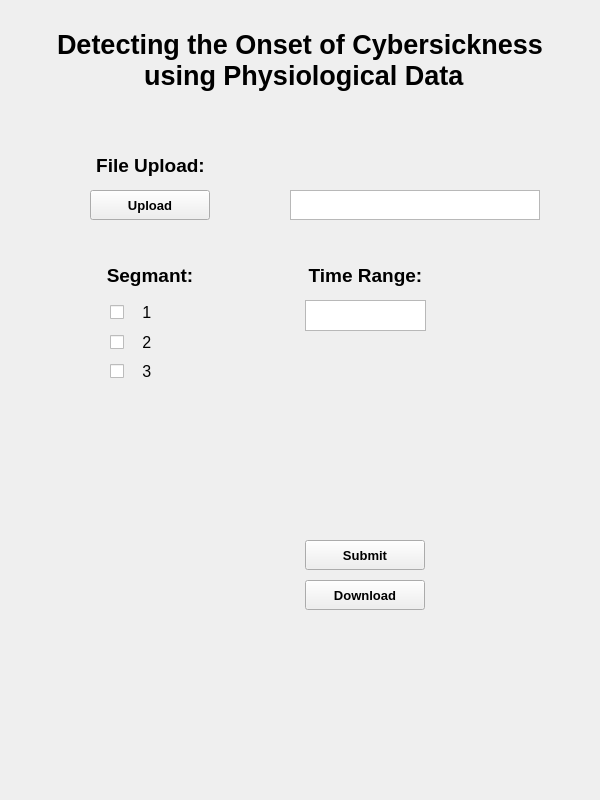
<?xml version="1.0" encoding="UTF-8"?>
<ui version="4.0">
 <class>MainWindow</class>
 <widget class="QMainWindow" name="MainWindow">
  <property name="geometry">
   <rect>
    <x>0</x>
    <y>0</y>
    <width>600</width>
    <height>800</height>
   </rect>
  </property>
  <property name="windowTitle">
   <string>Data Segmentation Tool</string>
  </property>
  <widget class="QWidget" name="centralwidget">
   <widget class="QLabel" name="Header">
    <property name="geometry">
     <rect>
      <x>50</x>
      <y>25</y>
      <width>500</width>
      <height>70</height>
     </rect>
    </property>
    <property name="sizePolicy">
     <sizepolicy hsizetype="Preferred" vsizetype="Preferred">
      <horstretch>0</horstretch>
      <verstretch>0</verstretch>
     </sizepolicy>
    </property>
    <property name="font">
     <font>
      <pointsize>20</pointsize>
      <weight>75</weight>
      <bold>true</bold>
     </font>
    </property>
    <property name="text">
     <string>Detecting the Onset of Cybersickness 
 using Physiological Data</string>
    </property>
    <property name="alignment">
     <set>Qt::AlignCenter</set>
    </property>
   </widget>
   <widget class="QPushButton" name="uploadButton">
    <property name="geometry">
     <rect>
      <x>90</x>
      <y>190</y>
      <width>120</width>
      <height>30</height>
     </rect>
    </property>
    <property name="font">
     <font>
      <pointsize>10</pointsize>
      <weight>75</weight>
      <bold>true</bold>
     </font>
    </property>
    <property name="text">
     <string>Upload</string>
    </property>
   </widget>
   <widget class="QTextEdit" name="fileName">
    <property name="geometry">
     <rect>
      <x>290</x>
      <y>190</y>
      <width>250</width>
      <height>30</height>
     </rect>
    </property>
   </widget>
   <widget class="QLabel" name="segmantLabel">
    <property name="geometry">
     <rect>
      <x>100</x>
      <y>260</y>
      <width>100</width>
      <height>31</height>
     </rect>
    </property>
    <property name="sizePolicy">
     <sizepolicy hsizetype="Preferred" vsizetype="Preferred">
      <horstretch>0</horstretch>
      <verstretch>0</verstretch>
     </sizepolicy>
    </property>
    <property name="font">
     <font>
      <pointsize>14</pointsize>
      <weight>75</weight>
      <bold>true</bold>
     </font>
    </property>
    <property name="text">
     <string>Segmant:</string>
    </property>
    <property name="alignment">
     <set>Qt::AlignCenter</set>
    </property>
   </widget>
   <widget class="QLabel" name="uploadLabel">
    <property name="geometry">
     <rect>
      <x>90</x>
      <y>150</y>
      <width>121</width>
      <height>31</height>
     </rect>
    </property>
    <property name="sizePolicy">
     <sizepolicy hsizetype="Preferred" vsizetype="Preferred">
      <horstretch>0</horstretch>
      <verstretch>0</verstretch>
     </sizepolicy>
    </property>
    <property name="font">
     <font>
      <pointsize>14</pointsize>
      <weight>75</weight>
      <bold>true</bold>
     </font>
    </property>
    <property name="text">
     <string>File Upload:</string>
    </property>
    <property name="alignment">
     <set>Qt::AlignCenter</set>
    </property>
   </widget>
   <widget class="QLabel" name="timeRangeLabel">
    <property name="geometry">
     <rect>
      <x>300</x>
      <y>260</y>
      <width>131</width>
      <height>31</height>
     </rect>
    </property>
    <property name="sizePolicy">
     <sizepolicy hsizetype="Preferred" vsizetype="Preferred">
      <horstretch>0</horstretch>
      <verstretch>0</verstretch>
     </sizepolicy>
    </property>
    <property name="font">
     <font>
      <pointsize>14</pointsize>
      <weight>75</weight>
      <bold>true</bold>
     </font>
    </property>
    <property name="text">
     <string>Time Range:</string>
    </property>
    <property name="alignment">
     <set>Qt::AlignCenter</set>
    </property>
   </widget>
   <widget class="QTextEdit" name="timeRangeInput">
    <property name="geometry">
     <rect>
      <x>305</x>
      <y>300</y>
      <width>121</width>
      <height>31</height>
     </rect>
    </property>
   </widget>
   <widget class="QPushButton" name="submitButton">
    <property name="geometry">
     <rect>
      <x>305</x>
      <y>540</y>
      <width>120</width>
      <height>30</height>
     </rect>
    </property>
    <property name="font">
     <font>
      <pointsize>10</pointsize>
      <weight>75</weight>
      <bold>true</bold>
     </font>
    </property>
    <property name="text">
     <string>Submit</string>
    </property>
   </widget>
   <widget class="QPushButton" name="DownloadButton">
    <property name="geometry">
     <rect>
      <x>305</x>
      <y>580</y>
      <width>120</width>
      <height>30</height>
     </rect>
    </property>
    <property name="font">
     <font>
      <pointsize>10</pointsize>
      <weight>75</weight>
      <bold>true</bold>
     </font>
    </property>
    <property name="text">
     <string>Download</string>
    </property>
   </widget>
   <widget class="QWidget" name="">
    <property name="geometry">
     <rect>
      <x>110</x>
      <y>300</y>
      <width>81</width>
      <height>83</height>
     </rect>
    </property>
    <layout class="QVBoxLayout" name="verticalLayout">
     <item>
      <widget class="QCheckBox" name="segmant1">
       <property name="font">
        <font>
         <pointsize>12</pointsize>
         <weight>50</weight>
         <bold>false</bold>
        </font>
       </property>
       <property name="text">
        <string>   1</string>
       </property>
      </widget>
     </item>
     <item>
      <widget class="QCheckBox" name="segmant2">
       <property name="font">
        <font>
         <pointsize>12</pointsize>
         <weight>50</weight>
         <bold>false</bold>
        </font>
       </property>
       <property name="text">
        <string>   2</string>
       </property>
      </widget>
     </item>
     <item>
      <widget class="QCheckBox" name="segmant3">
       <property name="font">
        <font>
         <pointsize>12</pointsize>
         <weight>50</weight>
         <bold>false</bold>
        </font>
       </property>
       <property name="text">
        <string>   3</string>
       </property>
      </widget>
     </item>
    </layout>
   </widget>
  </widget>
 </widget>
 <resources/>
 <connections/>
</ui>
